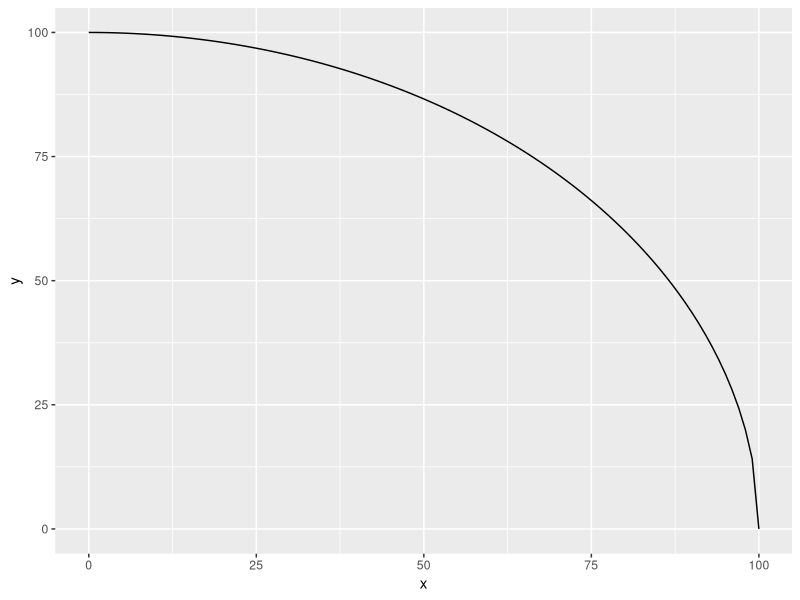
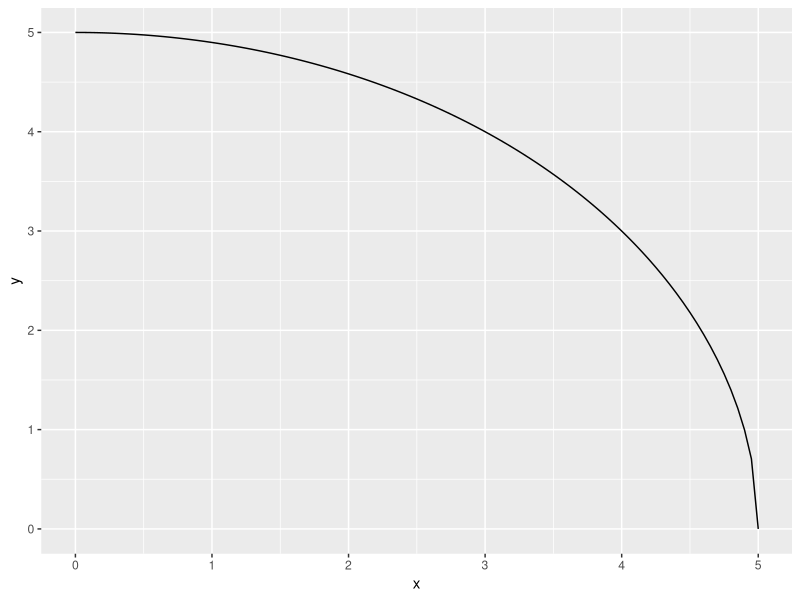

These charts were generated, in order, by the following R code:
## ---- chunk 1
knitr::opts_chunk$set(echo = TRUE)
## ---- chunk 2
# Graficar una frontera de posibilidades de producción
library("ggplot2")
#Contamos con 10,000 unidades de producción, eso nos permite producir 100 unidades de producto Y o 100 de producto X.
eq = function(x){(10000 - x^2)^(1/2)}
ggplot(data.frame(x=c(0, 100)), aes(x=x)) + 
  stat_function(fun=eq)

eq = function(x){(25 - x^2)^(1/2)}
ggplot(data.frame(x=c(0, 5)), aes(x=x)) + 
  stat_function(fun=eq)
